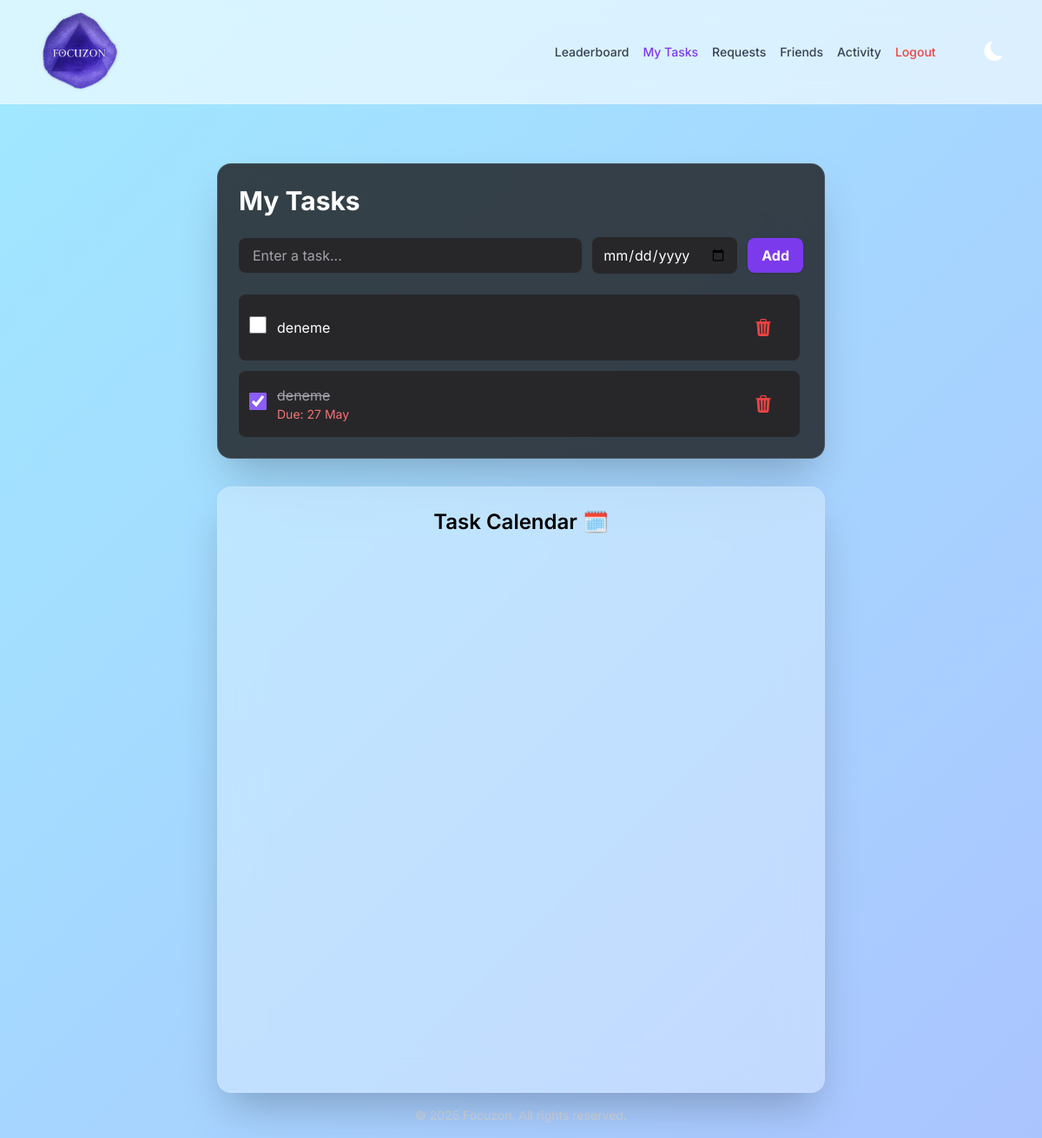
The page /tasks/ (signed in) on the database as committed earlier.
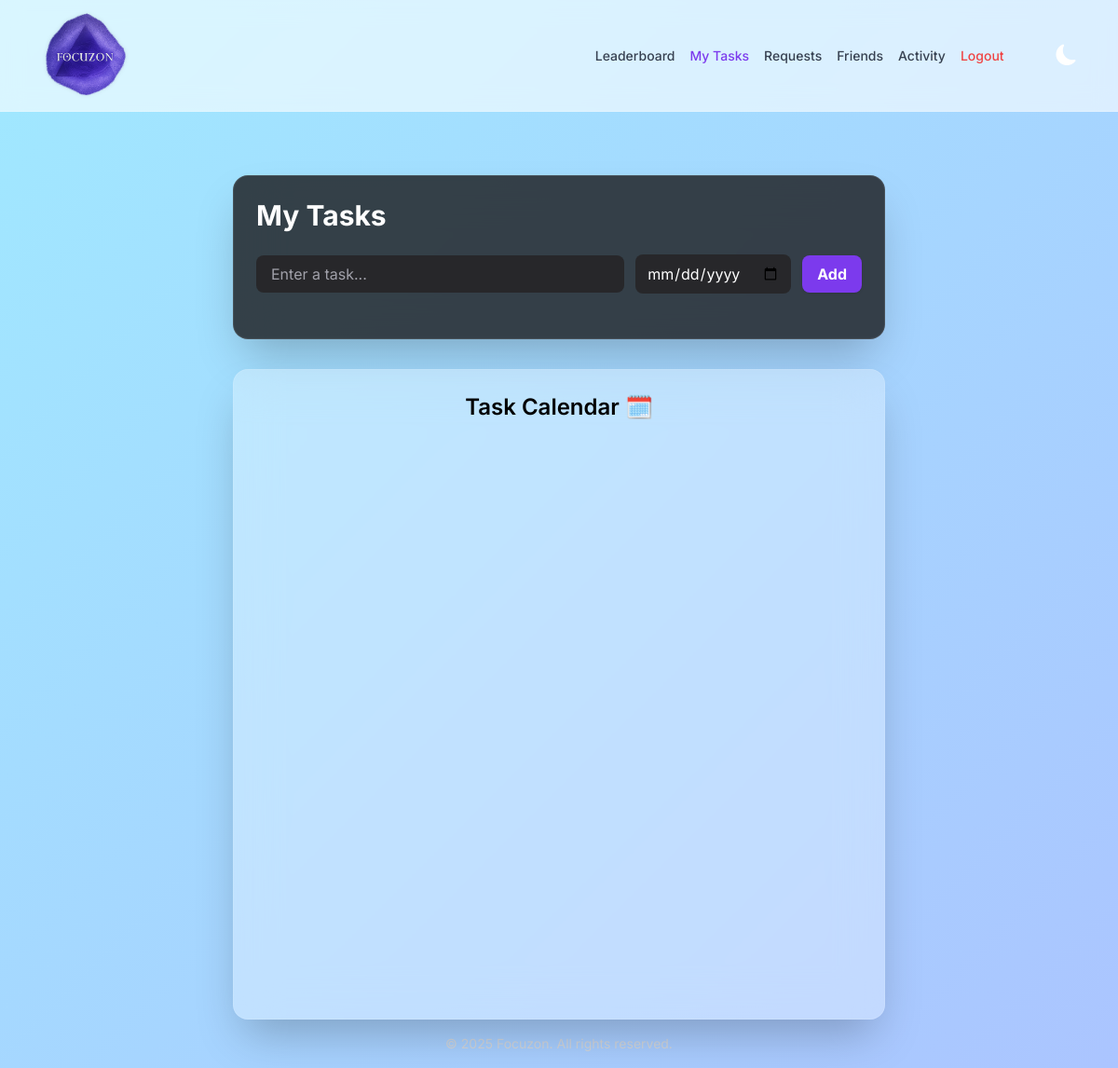
The same page on the database as committed later.
### tasks/models.py (models this page shows)
class Task(models.Model):
    user = models.ForeignKey(User, on_delete=models.CASCADE)
    title = models.CharField(max_length=255, default="Task title")
    due_date = models.DateField(null=True, blank=True)
    is_completed = models.BooleanField(default=False)
    created_at = models.DateTimeField(auto_now_add=True)
    note = models.TextField(blank=True, null=True)

### tasks/views.py (the view)
# urls.py: path('', views.task_list, name='task_list'),
@login_required
def task_list(request):
    if request.method == "POST":
        title = request.POST.get("title")
        due_date = request.POST.get("due_date") or None
        Task.objects.create(user=request.user, title=title, due_date=due_date)
        return redirect("task_list")
    tasks = Task.objects.filter(user=request.user).order_by("is_completed", "due_date")
    return render(request, "tasks/task_list.html", {"tasks": tasks})

### tasks/templates/tasks/task_list.html (shortened to what this page needs)
{% extends "base.html" %}
{% load static %}
{% block content %}
<div class="w-full max-w-[1600px] mx-auto px-8 mt-12 flex flex-wrap justify-center gap-8">
  <div class="w-[700px] bg-zinc-900/80 backdrop-blur-xl rounded-2xl shadow-2xl border border-white/10 p-6 flex flex-col">
    <h2 class="text-3xl font-bold text-white mb-6">My Tasks</h2>
    <form method="POST" class="flex items-center gap-3 mb-6">
      <input name="title" type="text" placeholder="Enter a task..."
        class="flex-1 px-4 py-2 rounded-lg bg-zinc-800 text-white placeholder:text-zinc-400 focus:outline-none focus:ring-2 focus:ring-violet-500" required>
     <input name="due_date" type="date"
  placeholder="Select due date"
  class="date-picker px-3 py-2 rounded-lg bg-zinc-800 text-white placeholder:text-zinc-400 focus:outline-none focus:ring-2 focus:ring-violet-500">
      <button type="submit"
        class="px-4 py-2 bg-violet-600 hover:bg-violet-700 text-white rounded-lg transition shadow">
        Add
      </button>
    </form>
    <ul class="space-y-3 overflow-y-auto pr-1">
      {% for task in tasks %}
      <li onclick="openModal(
        '{{ task.title|escapejs }}',
        '{{ task.due_date|date:"Y-m-d" }}',
        {{ task.is_completed|yesno:"true,false" }},
        '{{ task.note|default_if_none:""|escapejs }}',
        {{ task.id }}
      )" class="cursor-pointer flex items-center justify-between p-3 rounded-lg bg-zinc-800 hover:shadow-md transition">
        <div class="flex items-center gap-3">
          <form method="POST" action="{% url 'toggle_task' task.id %}">
            <input type="checkbox" onchange="this.form.submit()" {% if task.is_completed %}checked{% endif %}
              class="w-5 h-5 accent-violet-500">
          </form>
          <div class="flex flex-col">
            <span class="{% if task.is_completed %}line-through text-zinc-400{% else %}text-white{% endif %}">
              {{ task.title }}
            </span>
            {% if task.due_date %}
            <span class="text-sm text-red-400">Due: {{ task.due_date|date:"j M" }}</span>
            {% endif %}
          </div>
        </div>
        <form method="POST" action="{% url 'delete_task' task.id %}">
          <button type="submit" class="text-red-500 hover:text-red-600 transition">
            <i class="bi bi-trash3-fill text-xl"></i>
          </button>
        </form>
      </li>
      {% endfor %}
    </ul>
  </div>
  <div class="w-[700px] bg-white/30 dark:bg-zinc-800/40 backdrop-blur-xl rounded-2xl shadow-2xl border border-white/10 text-black dark:text-white p-6 flex flex-col">
    <h2 class="text-2xl font-semibold mb-4 text-center">Task Calendar 🗓️</h2>
    <div id="calendar" class="flex-grow w-full min-h-[600px]"></div>
  </div>
</div>
{% endblock %}

Rows that differ between the two databases and show on the page:
removed Task: title "deneme"
removed Task: is_completed "☑", title "deneme", due_date "27 May"
